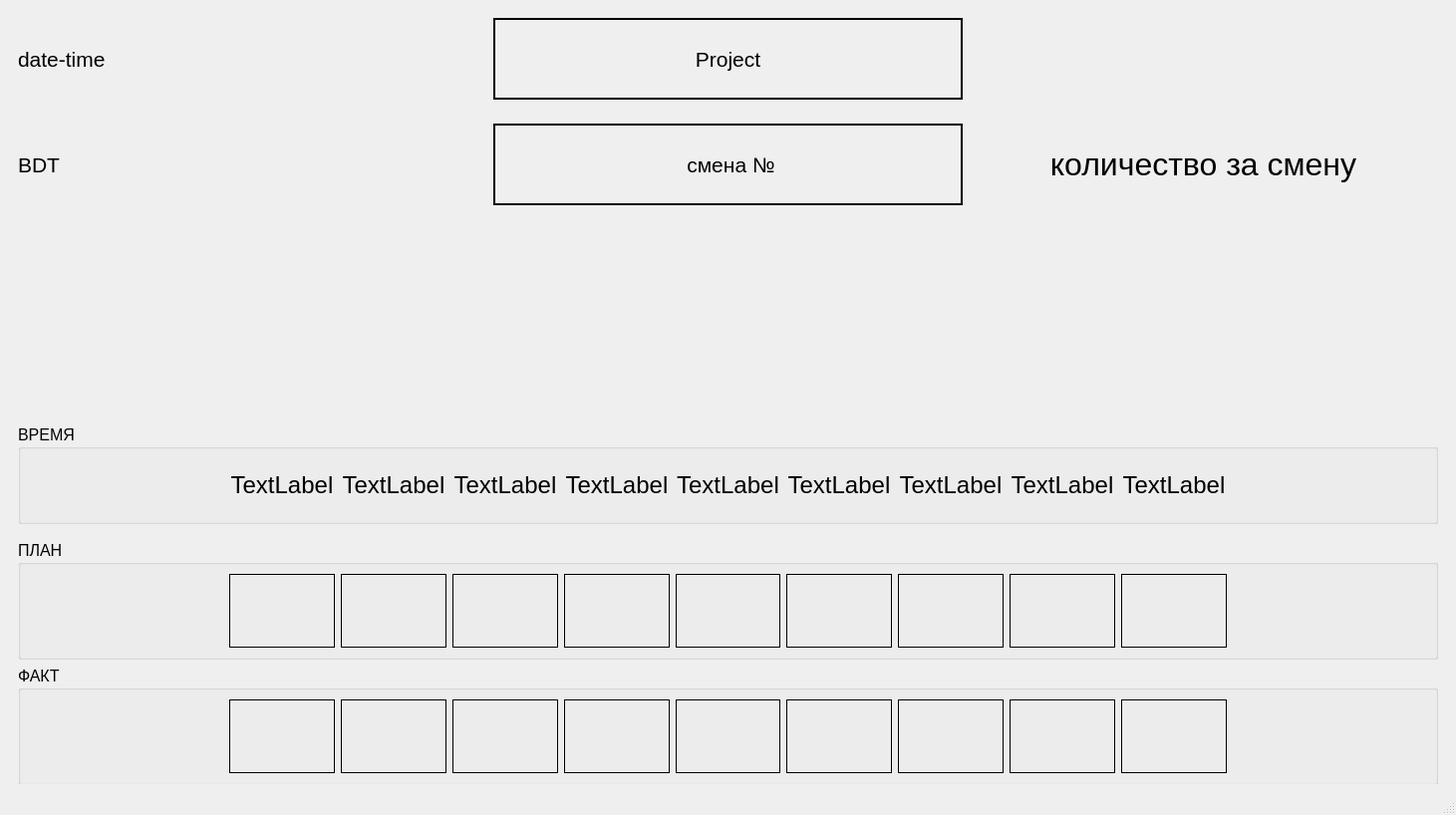
<?xml version="1.0" encoding="UTF-8"?>
<ui version="4.0">
 <class>MainWindow</class>
 <widget class="QMainWindow" name="MainWindow">
  <property name="geometry">
   <rect>
    <x>0</x>
    <y>0</y>
    <width>1461</width>
    <height>818</height>
   </rect>
  </property>
  <property name="windowTitle">
   <string>MainWindow</string>
  </property>
  <widget class="QWidget" name="centralwidget">
   <layout class="QVBoxLayout" name="verticalLayout">
    <item>
     <widget class="QWidget" name="horizontalWidget" native="true">
      <property name="minimumSize">
       <size>
        <width>0</width>
        <height>0</height>
       </size>
      </property>
      <property name="maximumSize">
       <size>
        <width>16777215</width>
        <height>100</height>
       </size>
      </property>
      <layout class="QHBoxLayout" name="horizontalLayout_4">
       <item>
        <widget class="QLabel" name="time">
         <property name="minimumSize">
          <size>
           <width>350</width>
           <height>50</height>
          </size>
         </property>
         <property name="font">
          <font>
           <pointsize>16</pointsize>
          </font>
         </property>
         <property name="text">
          <string>date-time</string>
         </property>
        </widget>
       </item>
       <item>
        <widget class="QFrame" name="frame">
         <property name="frameShape">
          <enum>QFrame::Box</enum>
         </property>
         <property name="frameShadow">
          <enum>QFrame::Plain</enum>
         </property>
         <property name="lineWidth">
          <number>2</number>
         </property>
         <layout class="QHBoxLayout" name="horizontalLayout_6">
          <item>
           <widget class="QLabel" name="label_2">
            <property name="font">
             <font>
              <pointsize>16</pointsize>
             </font>
            </property>
            <property name="text">
             <string>Project</string>
            </property>
            <property name="alignment">
             <set>Qt::AlignCenter</set>
            </property>
           </widget>
          </item>
         </layout>
        </widget>
       </item>
       <item>
        <widget class="QLabel" name="logo">
         <property name="minimumSize">
          <size>
           <width>350</width>
           <height>50</height>
          </size>
         </property>
         <property name="maximumSize">
          <size>
           <width>16777215</width>
           <height>100</height>
          </size>
         </property>
         <property name="text">
          <string/>
         </property>
         <property name="alignment">
          <set>Qt::AlignCenter</set>
         </property>
        </widget>
       </item>
      </layout>
     </widget>
    </item>
    <item>
     <widget class="QWidget" name="horizontalWidget_2" native="true">
      <property name="maximumSize">
       <size>
        <width>16777215</width>
        <height>100</height>
       </size>
      </property>
      <layout class="QHBoxLayout" name="horizontalLayout">
       <item>
        <widget class="QLabel" name="label_4">
         <property name="minimumSize">
          <size>
           <width>350</width>
           <height>0</height>
          </size>
         </property>
         <property name="font">
          <font>
           <pointsize>16</pointsize>
          </font>
         </property>
         <property name="text">
          <string>BDT</string>
         </property>
        </widget>
       </item>
       <item>
        <widget class="QFrame" name="frame_2">
         <property name="frameShape">
          <enum>QFrame::Box</enum>
         </property>
         <property name="frameShadow">
          <enum>QFrame::Plain</enum>
         </property>
         <property name="lineWidth">
          <number>2</number>
         </property>
         <layout class="QHBoxLayout" name="horizontalLayout_7">
          <item>
           <widget class="QLabel" name="shift">
            <property name="font">
             <font>
              <pointsize>16</pointsize>
             </font>
            </property>
            <property name="text">
             <string> смена №</string>
            </property>
            <property name="alignment">
             <set>Qt::AlignCenter</set>
            </property>
           </widget>
          </item>
         </layout>
        </widget>
       </item>
       <item>
        <widget class="QLabel" name="label_5">
         <property name="minimumSize">
          <size>
           <width>350</width>
           <height>0</height>
          </size>
         </property>
         <property name="font">
          <font>
           <pointsize>24</pointsize>
          </font>
         </property>
         <property name="text">
          <string>количество за смену</string>
         </property>
         <property name="alignment">
          <set>Qt::AlignCenter</set>
         </property>
        </widget>
       </item>
      </layout>
     </widget>
    </item>
    <item>
     <widget class="QWidget" name="horizontalWidget_3" native="true">
      <property name="font">
       <font>
        <pointsize>24</pointsize>
       </font>
      </property>
      <layout class="QVBoxLayout" name="verticalLayout_2">
       <item>
        <widget class="QWidget" name="graph" native="true"/>
       </item>
       <item>
        <widget class="QGroupBox" name="horizontalGroupBox">
         <property name="minimumSize">
          <size>
           <width>0</width>
           <height>50</height>
          </size>
         </property>
         <property name="maximumSize">
          <size>
           <width>16777215</width>
           <height>100</height>
          </size>
         </property>
         <property name="font">
          <font>
           <pointsize>12</pointsize>
          </font>
         </property>
         <property name="title">
          <string>ВРЕМЯ</string>
         </property>
         <layout class="QHBoxLayout" name="horizontalLayout_2">
          <item>
           <spacer name="horizontalSpacer_5">
            <property name="orientation">
             <enum>Qt::Horizontal</enum>
            </property>
            <property name="sizeType">
             <enum>QSizePolicy::Preferred</enum>
            </property>
            <property name="sizeHint" stdset="0">
             <size>
              <width>200</width>
              <height>20</height>
             </size>
            </property>
           </spacer>
          </item>
          <item>
           <widget class="QLabel" name="time_label">
            <property name="font">
             <font>
              <pointsize>18</pointsize>
             </font>
            </property>
            <property name="frameShape">
             <enum>QFrame::NoFrame</enum>
            </property>
            <property name="text">
             <string>TextLabel</string>
            </property>
            <property name="alignment">
             <set>Qt::AlignCenter</set>
            </property>
           </widget>
          </item>
          <item>
           <widget class="QLabel" name="time_label_2">
            <property name="font">
             <font>
              <pointsize>18</pointsize>
             </font>
            </property>
            <property name="frameShape">
             <enum>QFrame::NoFrame</enum>
            </property>
            <property name="text">
             <string>TextLabel</string>
            </property>
            <property name="alignment">
             <set>Qt::AlignCenter</set>
            </property>
           </widget>
          </item>
          <item>
           <widget class="QLabel" name="time_label_3">
            <property name="font">
             <font>
              <pointsize>18</pointsize>
             </font>
            </property>
            <property name="frameShape">
             <enum>QFrame::NoFrame</enum>
            </property>
            <property name="text">
             <string>TextLabel</string>
            </property>
            <property name="alignment">
             <set>Qt::AlignCenter</set>
            </property>
           </widget>
          </item>
          <item>
           <widget class="QLabel" name="time_label_4">
            <property name="font">
             <font>
              <pointsize>18</pointsize>
             </font>
            </property>
            <property name="frameShape">
             <enum>QFrame::NoFrame</enum>
            </property>
            <property name="text">
             <string>TextLabel</string>
            </property>
            <property name="alignment">
             <set>Qt::AlignCenter</set>
            </property>
           </widget>
          </item>
          <item>
           <widget class="QLabel" name="time_label_5">
            <property name="font">
             <font>
              <pointsize>18</pointsize>
             </font>
            </property>
            <property name="frameShape">
             <enum>QFrame::NoFrame</enum>
            </property>
            <property name="text">
             <string>TextLabel</string>
            </property>
            <property name="alignment">
             <set>Qt::AlignCenter</set>
            </property>
           </widget>
          </item>
          <item>
           <widget class="QLabel" name="time_label_6">
            <property name="font">
             <font>
              <pointsize>18</pointsize>
             </font>
            </property>
            <property name="frameShape">
             <enum>QFrame::NoFrame</enum>
            </property>
            <property name="text">
             <string>TextLabel</string>
            </property>
            <property name="alignment">
             <set>Qt::AlignCenter</set>
            </property>
           </widget>
          </item>
          <item>
           <widget class="QLabel" name="time_label_7">
            <property name="font">
             <font>
              <pointsize>18</pointsize>
             </font>
            </property>
            <property name="frameShape">
             <enum>QFrame::NoFrame</enum>
            </property>
            <property name="text">
             <string>TextLabel</string>
            </property>
            <property name="alignment">
             <set>Qt::AlignCenter</set>
            </property>
           </widget>
          </item>
          <item>
           <widget class="QLabel" name="time_label_8">
            <property name="font">
             <font>
              <pointsize>18</pointsize>
             </font>
            </property>
            <property name="frameShape">
             <enum>QFrame::NoFrame</enum>
            </property>
            <property name="text">
             <string>TextLabel</string>
            </property>
            <property name="alignment">
             <set>Qt::AlignCenter</set>
            </property>
           </widget>
          </item>
          <item>
           <widget class="QLabel" name="time_label_9">
            <property name="font">
             <font>
              <pointsize>18</pointsize>
             </font>
            </property>
            <property name="frameShape">
             <enum>QFrame::NoFrame</enum>
            </property>
            <property name="text">
             <string>TextLabel</string>
            </property>
            <property name="alignment">
             <set>Qt::AlignCenter</set>
            </property>
           </widget>
          </item>
          <item>
           <spacer name="horizontalSpacer_6">
            <property name="orientation">
             <enum>Qt::Horizontal</enum>
            </property>
            <property name="sizeType">
             <enum>QSizePolicy::Preferred</enum>
            </property>
            <property name="sizeHint" stdset="0">
             <size>
              <width>200</width>
              <height>20</height>
             </size>
            </property>
           </spacer>
          </item>
         </layout>
        </widget>
       </item>
       <item>
        <widget class="QGroupBox" name="horizontalGroupBox_2">
         <property name="minimumSize">
          <size>
           <width>0</width>
           <height>120</height>
          </size>
         </property>
         <property name="maximumSize">
          <size>
           <width>16777215</width>
           <height>100</height>
          </size>
         </property>
         <property name="font">
          <font>
           <pointsize>12</pointsize>
          </font>
         </property>
         <property name="title">
          <string>ПЛАН</string>
         </property>
         <layout class="QHBoxLayout" name="horizontalLayout_3">
          <item>
           <spacer name="horizontalSpacer_3">
            <property name="orientation">
             <enum>Qt::Horizontal</enum>
            </property>
            <property name="sizeType">
             <enum>QSizePolicy::Preferred</enum>
            </property>
            <property name="sizeHint" stdset="0">
             <size>
              <width>200</width>
              <height>20</height>
             </size>
            </property>
           </spacer>
          </item>
          <item>
           <widget class="QLabel" name="plan">
            <property name="font">
             <font>
              <pointsize>24</pointsize>
             </font>
            </property>
            <property name="frameShape">
             <enum>QFrame::Panel</enum>
            </property>
            <property name="lineWidth">
             <number>1</number>
            </property>
            <property name="text">
             <string/>
            </property>
            <property name="textFormat">
             <enum>Qt::PlainText</enum>
            </property>
            <property name="alignment">
             <set>Qt::AlignCenter</set>
            </property>
           </widget>
          </item>
          <item>
           <widget class="QLabel" name="plan_2">
            <property name="font">
             <font>
              <pointsize>24</pointsize>
             </font>
            </property>
            <property name="frameShape">
             <enum>QFrame::Panel</enum>
            </property>
            <property name="lineWidth">
             <number>1</number>
            </property>
            <property name="text">
             <string/>
            </property>
            <property name="textFormat">
             <enum>Qt::PlainText</enum>
            </property>
            <property name="alignment">
             <set>Qt::AlignCenter</set>
            </property>
           </widget>
          </item>
          <item>
           <widget class="QLabel" name="plan_3">
            <property name="font">
             <font>
              <pointsize>24</pointsize>
             </font>
            </property>
            <property name="frameShape">
             <enum>QFrame::Panel</enum>
            </property>
            <property name="lineWidth">
             <number>1</number>
            </property>
            <property name="text">
             <string/>
            </property>
            <property name="textFormat">
             <enum>Qt::PlainText</enum>
            </property>
            <property name="alignment">
             <set>Qt::AlignCenter</set>
            </property>
           </widget>
          </item>
          <item>
           <widget class="QLabel" name="plan_4">
            <property name="font">
             <font>
              <pointsize>24</pointsize>
             </font>
            </property>
            <property name="frameShape">
             <enum>QFrame::Panel</enum>
            </property>
            <property name="lineWidth">
             <number>1</number>
            </property>
            <property name="text">
             <string/>
            </property>
            <property name="textFormat">
             <enum>Qt::PlainText</enum>
            </property>
            <property name="alignment">
             <set>Qt::AlignCenter</set>
            </property>
           </widget>
          </item>
          <item>
           <widget class="QLabel" name="plan_5">
            <property name="font">
             <font>
              <pointsize>24</pointsize>
             </font>
            </property>
            <property name="frameShape">
             <enum>QFrame::Panel</enum>
            </property>
            <property name="lineWidth">
             <number>1</number>
            </property>
            <property name="text">
             <string/>
            </property>
            <property name="textFormat">
             <enum>Qt::PlainText</enum>
            </property>
            <property name="alignment">
             <set>Qt::AlignCenter</set>
            </property>
           </widget>
          </item>
          <item>
           <widget class="QLabel" name="plan_6">
            <property name="font">
             <font>
              <pointsize>24</pointsize>
             </font>
            </property>
            <property name="frameShape">
             <enum>QFrame::Panel</enum>
            </property>
            <property name="lineWidth">
             <number>1</number>
            </property>
            <property name="text">
             <string/>
            </property>
            <property name="textFormat">
             <enum>Qt::PlainText</enum>
            </property>
            <property name="alignment">
             <set>Qt::AlignCenter</set>
            </property>
           </widget>
          </item>
          <item>
           <widget class="QLabel" name="plan_7">
            <property name="font">
             <font>
              <pointsize>24</pointsize>
             </font>
            </property>
            <property name="frameShape">
             <enum>QFrame::Panel</enum>
            </property>
            <property name="lineWidth">
             <number>1</number>
            </property>
            <property name="text">
             <string/>
            </property>
            <property name="textFormat">
             <enum>Qt::PlainText</enum>
            </property>
            <property name="alignment">
             <set>Qt::AlignCenter</set>
            </property>
           </widget>
          </item>
          <item>
           <widget class="QLabel" name="plan_8">
            <property name="font">
             <font>
              <pointsize>24</pointsize>
             </font>
            </property>
            <property name="frameShape">
             <enum>QFrame::Panel</enum>
            </property>
            <property name="lineWidth">
             <number>1</number>
            </property>
            <property name="text">
             <string/>
            </property>
            <property name="textFormat">
             <enum>Qt::PlainText</enum>
            </property>
            <property name="alignment">
             <set>Qt::AlignCenter</set>
            </property>
           </widget>
          </item>
          <item>
           <widget class="QLabel" name="plan_9">
            <property name="font">
             <font>
              <pointsize>24</pointsize>
             </font>
            </property>
            <property name="frameShape">
             <enum>QFrame::Panel</enum>
            </property>
            <property name="lineWidth">
             <number>1</number>
            </property>
            <property name="text">
             <string/>
            </property>
            <property name="textFormat">
             <enum>Qt::PlainText</enum>
            </property>
            <property name="alignment">
             <set>Qt::AlignCenter</set>
            </property>
           </widget>
          </item>
          <item>
           <spacer name="horizontalSpacer_4">
            <property name="orientation">
             <enum>Qt::Horizontal</enum>
            </property>
            <property name="sizeType">
             <enum>QSizePolicy::Preferred</enum>
            </property>
            <property name="sizeHint" stdset="0">
             <size>
              <width>200</width>
              <height>20</height>
             </size>
            </property>
           </spacer>
          </item>
         </layout>
        </widget>
       </item>
       <item>
        <widget class="QGroupBox" name="horizontalGroupBox_3">
         <property name="minimumSize">
          <size>
           <width>0</width>
           <height>120</height>
          </size>
         </property>
         <property name="maximumSize">
          <size>
           <width>16777215</width>
           <height>100</height>
          </size>
         </property>
         <property name="font">
          <font>
           <pointsize>12</pointsize>
          </font>
         </property>
         <property name="title">
          <string>ФАКТ</string>
         </property>
         <layout class="QHBoxLayout" name="horizontalLayout_5">
          <item>
           <spacer name="horizontalSpacer">
            <property name="orientation">
             <enum>Qt::Horizontal</enum>
            </property>
            <property name="sizeType">
             <enum>QSizePolicy::Preferred</enum>
            </property>
            <property name="sizeHint" stdset="0">
             <size>
              <width>200</width>
              <height>20</height>
             </size>
            </property>
           </spacer>
          </item>
          <item>
           <widget class="QLabel" name="fact">
            <property name="font">
             <font>
              <pointsize>24</pointsize>
             </font>
            </property>
            <property name="frameShape">
             <enum>QFrame::Panel</enum>
            </property>
            <property name="text">
             <string/>
            </property>
            <property name="textFormat">
             <enum>Qt::PlainText</enum>
            </property>
            <property name="alignment">
             <set>Qt::AlignCenter</set>
            </property>
           </widget>
          </item>
          <item>
           <widget class="QLabel" name="fact_2">
            <property name="font">
             <font>
              <pointsize>24</pointsize>
             </font>
            </property>
            <property name="frameShape">
             <enum>QFrame::Panel</enum>
            </property>
            <property name="text">
             <string/>
            </property>
            <property name="textFormat">
             <enum>Qt::PlainText</enum>
            </property>
            <property name="alignment">
             <set>Qt::AlignCenter</set>
            </property>
           </widget>
          </item>
          <item>
           <widget class="QLabel" name="fact_3">
            <property name="font">
             <font>
              <pointsize>24</pointsize>
             </font>
            </property>
            <property name="frameShape">
             <enum>QFrame::Panel</enum>
            </property>
            <property name="text">
             <string/>
            </property>
            <property name="textFormat">
             <enum>Qt::PlainText</enum>
            </property>
            <property name="alignment">
             <set>Qt::AlignCenter</set>
            </property>
           </widget>
          </item>
          <item>
           <widget class="QLabel" name="fact_4">
            <property name="font">
             <font>
              <pointsize>24</pointsize>
             </font>
            </property>
            <property name="frameShape">
             <enum>QFrame::Panel</enum>
            </property>
            <property name="text">
             <string/>
            </property>
            <property name="textFormat">
             <enum>Qt::PlainText</enum>
            </property>
            <property name="alignment">
             <set>Qt::AlignCenter</set>
            </property>
           </widget>
          </item>
          <item>
           <widget class="QLabel" name="fact_5">
            <property name="font">
             <font>
              <pointsize>24</pointsize>
             </font>
            </property>
            <property name="frameShape">
             <enum>QFrame::Panel</enum>
            </property>
            <property name="text">
             <string/>
            </property>
            <property name="textFormat">
             <enum>Qt::PlainText</enum>
            </property>
            <property name="alignment">
             <set>Qt::AlignCenter</set>
            </property>
           </widget>
          </item>
          <item>
           <widget class="QLabel" name="fact_6">
            <property name="font">
             <font>
              <pointsize>24</pointsize>
             </font>
            </property>
            <property name="frameShape">
             <enum>QFrame::Panel</enum>
            </property>
            <property name="text">
             <string/>
            </property>
            <property name="textFormat">
             <enum>Qt::PlainText</enum>
            </property>
            <property name="alignment">
             <set>Qt::AlignCenter</set>
            </property>
           </widget>
          </item>
          <item>
           <widget class="QLabel" name="fact_7">
            <property name="font">
             <font>
              <pointsize>24</pointsize>
             </font>
            </property>
            <property name="frameShape">
             <enum>QFrame::Panel</enum>
            </property>
            <property name="text">
             <string/>
            </property>
            <property name="textFormat">
             <enum>Qt::PlainText</enum>
            </property>
            <property name="alignment">
             <set>Qt::AlignCenter</set>
            </property>
           </widget>
          </item>
          <item>
           <widget class="QLabel" name="fact_8">
            <property name="font">
             <font>
              <pointsize>24</pointsize>
             </font>
            </property>
            <property name="frameShape">
             <enum>QFrame::Panel</enum>
            </property>
            <property name="text">
             <string/>
            </property>
            <property name="textFormat">
             <enum>Qt::PlainText</enum>
            </property>
            <property name="alignment">
             <set>Qt::AlignCenter</set>
            </property>
           </widget>
          </item>
          <item>
           <widget class="QLabel" name="fact_9">
            <property name="font">
             <font>
              <pointsize>24</pointsize>
             </font>
            </property>
            <property name="frameShape">
             <enum>QFrame::Panel</enum>
            </property>
            <property name="text">
             <string/>
            </property>
            <property name="textFormat">
             <enum>Qt::PlainText</enum>
            </property>
            <property name="alignment">
             <set>Qt::AlignCenter</set>
            </property>
           </widget>
          </item>
          <item>
           <spacer name="horizontalSpacer_2">
            <property name="orientation">
             <enum>Qt::Horizontal</enum>
            </property>
            <property name="sizeType">
             <enum>QSizePolicy::Preferred</enum>
            </property>
            <property name="sizeHint" stdset="0">
             <size>
              <width>200</width>
              <height>20</height>
             </size>
            </property>
           </spacer>
          </item>
         </layout>
        </widget>
       </item>
      </layout>
     </widget>
    </item>
   </layout>
  </widget>
  <widget class="QMenuBar" name="menubar">
   <property name="geometry">
    <rect>
     <x>0</x>
     <y>0</y>
     <width>1461</width>
     <height>21</height>
    </rect>
   </property>
  </widget>
  <widget class="QStatusBar" name="statusbar"/>
 </widget>
 <resources/>
 <connections/>
</ui>
